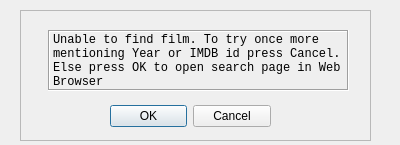
<?xml version="1.0" encoding="UTF-8"?>
<ui version="4.0">
 <class>Dialog</class>
 <widget class="QDialog" name="Dialog">
  <property name="geometry">
   <rect>
    <x>0</x>
    <y>0</y>
    <width>400</width>
    <height>145</height>
   </rect>
  </property>
  <property name="windowTitle">
   <string>Unable  to find Film</string>
  </property>
  <widget class="QFrame" name="frame">
   <property name="geometry">
    <rect>
     <x>20</x>
     <y>10</y>
     <width>351</width>
     <height>131</height>
    </rect>
   </property>
   <property name="frameShape">
    <enum>QFrame::StyledPanel</enum>
   </property>
   <property name="frameShadow">
    <enum>QFrame::Raised</enum>
   </property>
   <widget class="QDialogButtonBox" name="buttonBox">
    <property name="geometry">
     <rect>
      <x>90</x>
      <y>90</y>
      <width>161</width>
      <height>32</height>
     </rect>
    </property>
    <property name="orientation">
     <enum>Qt::Horizontal</enum>
    </property>
    <property name="standardButtons">
     <set>QDialogButtonBox::Cancel|QDialogButtonBox::Ok</set>
    </property>
   </widget>
   <widget class="QLabel" name="label">
    <property name="geometry">
     <rect>
      <x>28</x>
      <y>20</y>
      <width>301</width>
      <height>61</height>
     </rect>
    </property>
    <property name="font">
     <font>
      <family>Lucida Console</family>
      <pointsize>9</pointsize>
      <weight>50</weight>
      <bold>false</bold>
     </font>
    </property>
    <property name="frameShape">
     <enum>QFrame::Box</enum>
    </property>
    <property name="frameShadow">
     <enum>QFrame::Sunken</enum>
    </property>
    <property name="text">
     <string>Unable to find film. To try once more mentioning Year or IMDB id press Cancel. Else press OK to open search page in Web Browser</string>
    </property>
    <property name="wordWrap">
     <bool>true</bool>
    </property>
   </widget>
  </widget>
 </widget>
 <resources/>
 <connections>
  <connection>
   <sender>buttonBox</sender>
   <signal>accepted()</signal>
   <receiver>Dialog</receiver>
   <slot>accept()</slot>
   <hints>
    <hint type="sourcelabel">
     <x>248</x>
     <y>254</y>
    </hint>
    <hint type="destinationlabel">
     <x>157</x>
     <y>274</y>
    </hint>
   </hints>
  </connection>
  <connection>
   <sender>buttonBox</sender>
   <signal>rejected()</signal>
   <receiver>Dialog</receiver>
   <slot>reject()</slot>
   <hints>
    <hint type="sourcelabel">
     <x>316</x>
     <y>260</y>
    </hint>
    <hint type="destinationlabel">
     <x>286</x>
     <y>274</y>
    </hint>
   </hints>
  </connection>
 </connections>
</ui>
